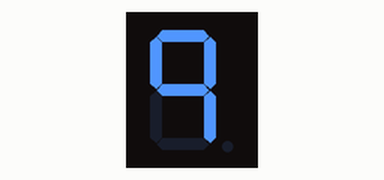
Bench run of a program on a simulated Raspberry Pi (BCM pin numbers). Parts: 1-digit seven-segment display. The segment pins are drawn as the display they are named for.

Above: at 0.1 s.
At 1.2 s:
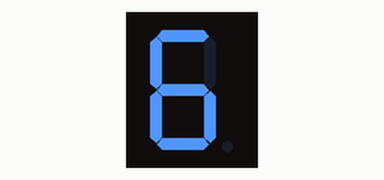
At 4.5 s:
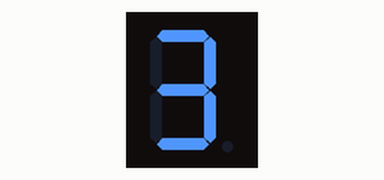
At 6.7 s:
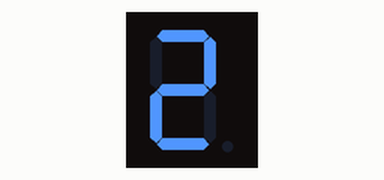
At 7.8 s:
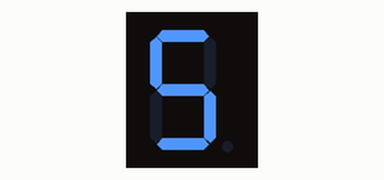
At 8.8 s:
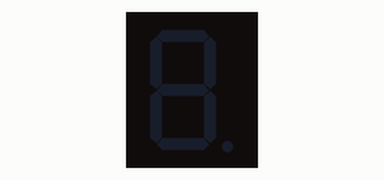

The program:

senvenLed.py
```python
import RPi.GPIO as IO
import time

senvenLed = (17,4,23,24,25,27,22,18)
font = {
    0:(1, 1, 1, 1, 1, 1, 0, 0),
    1:(0, 1, 1, 0, 0, 0, 0, 0),
    2:(1, 1, 0, 1, 1, 0, 1, 0),
    3:(1, 1, 1, 1, 0, 0, 1, 0),
    4:(0, 1, 1, 0, 0, 1, 1, 0),
    5:(1, 0, 1, 1, 0, 1, 1, 0),
    6:(1, 0, 1, 1, 1, 1, 1, 0),
    7:(1, 1, 1, 0, 0, 1, 0, 0),
    8:(1, 1, 1, 1, 1, 1, 1, 0),
    9:(1, 1, 1, 0, 0, 1, 1, 0),
    10:(0,0,0,0,0,0,0,0),
    }
phoneNumber = (9,6,3,6,3,0,2,5,10)

IO.setwarnings(False)
IO.setmode(IO.BCM)
for x in senvenLed:
    IO.setup(x,IO.OUT)

#for x in senvenLed:
#    print(x)
#    IO.output(x, IO.HIGH)
#    time.sleep(1)
#    IO.output(x, IO.LOW)
#time.sleep(5)

while True:
    for n in phoneNumber:
        nv = font[n]
        i = 0
        for p in senvenLed:
            IO.output(p,nv[i])
            i += 1
        time.sleep(1)
        i = 0
        nv = font[10]
        for p in senvenLed:
            IO.output(p,nv[i])
            i += 1
        time.sleep(0.1)
```

Measured:
- by itself, everything shown: repeats every 9.9 s, in 16 steps
- what the display in image 0 shows lasts 1.0 s, from 0.1 s to 1.1 s
- what the display in image 5 shows lasts 1.2 s, from 8.8 s to 10.0 s
